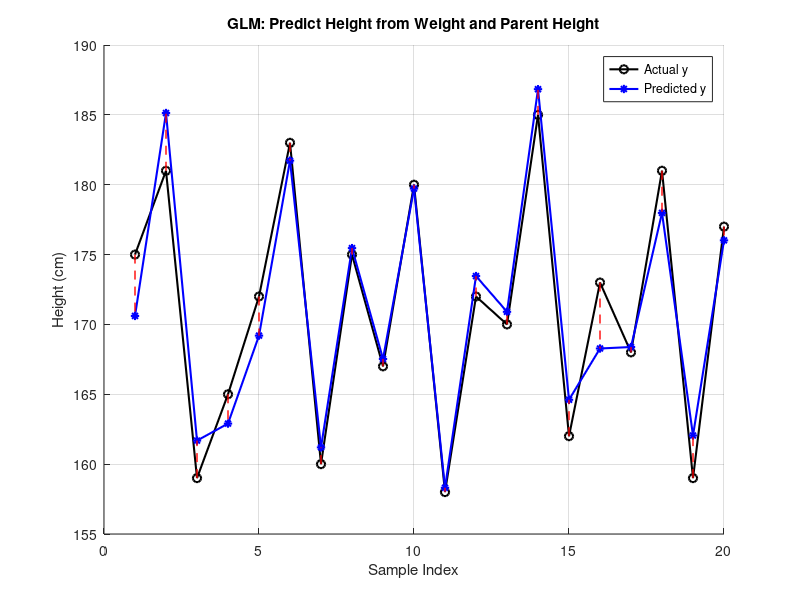

Source code (MATLAB):
% Clear workspace, command window, and close all figures
clc; clear; close all;

% Data
Weight = [70,86,63,62,68,82,60,75,65,80,58,73,70,88,64,69,66,79,61,76]';
Parent_height = [177,190,180,172,174,186,170,180,168,185,172,179,176,192,174,181,169,187,171,182]';
Individual_height = [175,181,159,165,172,183,160,175,167,180,158,172,170,185,162,173,168,181,159,177]';

%%%%%%% TODO %%%%%%%
% Design matrix
X = [ones(length(Weight),1), Weight, Parent_height];
% X = [Weight, Parent_height];

y = Individual_height;

% Compute the left-inverse of X
X_leftinv = (X'*X)^-1 * X';

% Calculate beta
beta = X_leftinv * y;

% Predict y values using beta
y_pred = X*beta;
%%%%%%%%%%%%%%%%%%%%

% Display beta
disp("Estimated beta:");
disp(beta);

% Plot
figure;
hold on;
grid on;
sample_idx = 1:length(y);

plot(sample_idx, y, 'ko-', 'LineWidth', 1.5, 'DisplayName', 'Actual y');
plot(sample_idx, y_pred, 'b*-', 'LineWidth', 1.5, 'DisplayName', 'Predicted y');

for i = 1:length(y)
    plot([i, i], [y(i), y_pred(i)], 'r--', 'LineWidth', 1, 'HandleVisibility', 'off');
end

title('GLM: Predict Height from Weight and Parent Height');
xlabel('Sample Index');
ylabel('Height (cm)');
legend('Location', 'best');
hold off;
